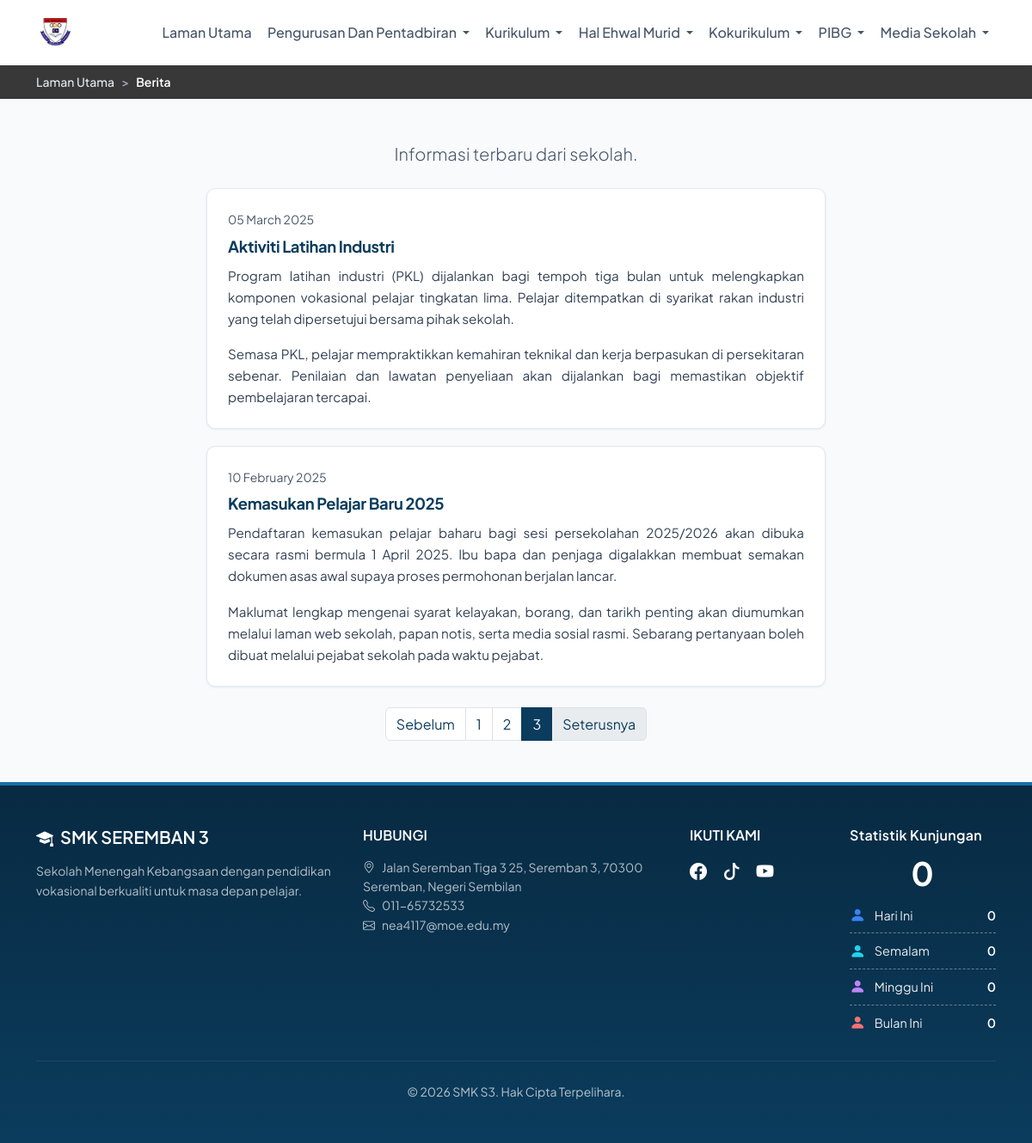
Page /news.php?page=3 on the committed database.
### tables this page shows
CREATE TABLE IF NOT EXISTS news (
    id INT AUTO_INCREMENT PRIMARY KEY,
    title VARCHAR(255) NOT NULL,
    slug VARCHAR(255) NOT NULL UNIQUE,
    excerpt TEXT,
    content TEXT,
    image_url VARCHAR(500) DEFAULT NULL,
    published_at DATETIME DEFAULT NULL,
    created_at TIMESTAMP DEFAULT CURRENT_TIMESTAMP,
    updated_at TIMESTAMP DEFAULT CURRENT_TIMESTAMP ON UPDATE CURRENT_TIMESTAMP
);

### includes/functions.php (called while the page is built, shortened)
<?php
function smks3_news_body_html(?string $content, ?string $fallbackExcerpt = ''): string
{
    $content = trim((string) $content);
    if ($content !== '') {
        if (preg_match('/<[a-z][a-z0-9]*\b/i', $content)) {
            return $content;
        }
        return smks3_plain_text_to_paragraphs($content);
    }
    return '';
}
function smks3_fetch_published_news_paginated(int $page, int $perPage = 3): ?array
{
    $perPage = max(1, min(50, $perPage));
    $page = max(1, $page);
    try {
        $pdo = getConnection();
        $total = (int) $pdo->query('SELECT COUNT(*) FROM news WHERE published_at IS NOT NULL')->fetchColumn();
        $totalPages = max(1, (int) ceil($total / $perPage));
        $page = min($page, $totalPages);
        $offset = ($page - 1) * $perPage;
        $stmt = $pdo->prepare(
            'SELECT id, title, slug, excerpt, content, published_at FROM news WHERE published_at IS NOT NULL ORDER BY published_at DESC LIMIT :lim OFFSET :off'
        );
        $stmt->bindValue(':lim', $perPage, PDO::PARAM_INT);
        $stmt->bindValue(':off', $offset, PDO::PARAM_INT);
        $stmt->execute();
        $items = $stmt->fetchAll(PDO::FETCH_ASSOC);
        return [
            'items' => $items,
            'total' => $total,
            'total_pages' => $totalPages,
            'page' => $page,
            'per_page' => $perPage,
        ];
    } catch (Throwable $e) {
        return null;
    }
}
function smks3_news_article_url(array $n): string
{
    $slug = isset($n['slug']) ? trim((string) $n['slug']) : '';
    if ($slug !== '' && preg_match('/^[a-zA-Z0-9_-]+$/', $slug)) {
        return 'news.php?' . http_build_query(['slug' => $slug]);
    }
    return 'news.php';
}

### news.php (the view, shortened to what this page needs)
<?php
require_once __DIR__ . '/includes/functions.php';
$news_item = null;
$news_per_page = 3;
$news_page_items = [];
$pagination = ['page' => 1, 'per_page' => $news_per_page, 'total' => 0, 'total_pages' => 1];
if (!$news_item) {
    $listPage = isset($_GET['page']) && ctype_digit((string) $_GET['page']) ? max(1, (int) $_GET['page']) : 1;
    $paginated = smks3_fetch_published_news_paginated($listPage, $news_per_page);
    if ($paginated !== null && $paginated['total'] > 0) {
        $news_page_items = $paginated['items'];
        $pagination = $paginated;
    }
}
require_once __DIR__ . '/includes/header.php';
?>
<?php if ($news_item) : ?>
<section class="py-5">
    <div class="container">
        <article class="mx-auto" style="max-width: 720px;">
            <small class="text-muted"><?= date('d F Y', strtotime($news_item['published_at'])) ?></small>
            <h1 class="fw-bold mt-2 mb-4"><?= htmlspecialchars($news_item['title']) ?></h1>
            <div class="content news-article-content">
                <?= smks3_news_body_html($news_item['content'] ?? '', $news_item['excerpt'] ?? '') ?>
            </div>
            <a href="news.php" class="btn btn-outline-primary mt-4">← Kembali ke Berita</a>
        </article>
    </div>
</section>
<?php else : ?>
<section class="py-5 bg-light">
    <div class="container">
        <p class="text-muted lead mb-4 text-center">Informasi terbaru dari sekolah.</p>
        <?php $p = $pagination; ?>
        <div class="news-archive-feed">
            <?php foreach ($news_page_items as $n) : ?>
            <article class="news-archive-feed__post">
                <div class="card-body p-4">
                    <time class="text-muted small d-block mb-2" datetime="<?= date('Y-m-d', strtotime($n['published_at'])) ?>"><?= date('d F Y', strtotime($n['published_at'])) ?></time>
                    <h2 class="news-archive-feed__title mb-2 h5">
                        <a href="<?= htmlspecialchars(smks3_news_article_url($n), ENT_QUOTES, 'UTF-8') ?>" class="text-decoration-none"><?= htmlspecialchars($n['title']) ?></a>
                    </h2>
                    <div class="news-archive-feed__body news-article-content mb-0">
                        <?= smks3_news_body_html($n['content'] ?? '', $n['excerpt'] ?? '') ?>
                    </div>
                </div>
            </article>
            <?php endforeach; ?>
        </div>
        <?php if ($p['total_pages'] > 1) : ?>
        <nav class="mt-4 news-archive-pagination" aria-label="Penomboran halaman berita">
            <ul class="pagination justify-content-center flex-wrap mb-0">
                <li class="page-item<?= $p['page'] <= 1 ? ' disabled' : '' ?>">
                    <a class="page-link" href="<?= $p['page'] <= 1 ? '#' : 'news.php?' . http_build_query(['page' => $p['page'] - 1]) ?>"<?= $p['page'] <= 1 ? ' tabindex="-1" aria-disabled="true"' : '' ?>>Sebelum</a>
                </li>
                <?php for ($i = 1; $i <= $p['total_pages']; $i++) : ?>
                <li class="page-item<?= $i === $p['page'] ? ' active' : '' ?>">
                    <a class="page-link" href="news.php?<?= http_build_query(['page' => $i]) ?>"<?= $i === $p['page'] ? ' aria-current="page"' : '' ?>><?= $i ?></a>
                </li>
                <?php endfor; ?>
                <li class="page-item<?= $p['page'] >= $p['total_pages'] ? ' disabled' : '' ?>">
                    <a class="page-link" href="<?= $p['page'] >= $p['total_pages'] ? '#' : 'news.php?' . http_build_query(['page' => $p['page'] + 1]) ?>"<?= $p['page'] >= $p['total_pages'] ? ' tabindex="-1" aria-disabled="true"' : '' ?>>Seterusnya</a>
                </li>
            </ul>
        </nav>
        <?php endif; ?>
    </div>
</section>
<?php endif; ?>
<?php require_once __DIR__ . '/includes/footer.php'; ?>

### includes/header.php (style rules this page uses)
:root { --school-primary: #0B3C5D; --school-primary-light: #0d4a73; --school-primary-dark: #082a42; --school-accent: #1a6fa8; --nav-active-bg: #3a8cc4; --nav-active-bg-hover: #2f7aad; --school-bg-subtle: #f8fafc; --school-border: #e2e8f0; --bs-primary: #0B3C5D; --bs-primary-rgb: 11, 60, 93; --bs-body-font-family: 'Plus Jakarta Sans', -apple-system, BlinkMacSystemFont, sans-serif; }
body { font-family: var(--bs-body-font-family); color: #1e293b; line-height: 1.6; }
body.site-nav-fixed { padding-top: var(--site-navbar-height, 4.75rem); }
a:not(.nav-link):not(.navbar-brand):not(footer a) { color: var(--school-primary); }
.bg-light { background: var(--school-bg-subtle) !important; }
section { padding-top: 3.5rem; padding-bottom: 3.5rem; }
section h2 { font-size: 1.65rem; margin-bottom: 2rem; }
section h1, section h2 { font-weight: 700; color: var(--school-primary-dark); letter-spacing: -0.02em; }
section .lead { color: #475569 !important; }
.text-muted { color: #52606d !important; }
section .text-muted, .card-text.text-muted { color: #475569 !important; }
.card-body p, .card .card-text { color: #334155 !important; }
.news-article-content p { margin-bottom: 1rem; text-align: justify; text-justify: inter-word; }
.news-article-content p:last-child { margin-bottom: 0; }
section p, section li { color: #334155; }

### news.php (style rules this page uses)
.news-archive-feed { max-width: 720px; margin: 0 auto; }
.news-archive-feed__post { background: #fff; border-radius: 10px; box-shadow: 0 1px 3px rgba(11, 60, 93, 0.08); border: 1px solid var(--school-border, #e2e8f0); margin-bottom: 1.25rem; transition: box-shadow 0.2s ease; }
.news-archive-feed__post:last-child { margin-bottom: 0; }
.news-archive-feed__title { color: var(--school-primary-dark, #082a42); font-weight: 700; font-size: 1.15rem; line-height: 1.35; }
.news-archive-feed__body { color: #334155; font-size: 0.95rem; line-height: 1.65; }
.news-archive-pagination .page-item.active .page-link { color: #fff !important; background-color: var(--school-primary, #0B3C5D); border-color: var(--school-primary, #0B3C5D); }

### rows in the picture
news: published_at "05 March 2025", title "Aktiviti Latihan Industri", smks3_news_body_html($n['content'] ?? '', $n['excerpt'] ?? '') "Program latihan industri (PKL) dijalankan bagi tempoh tiga bulan untuk melengkapkan komponen vokasional pelajar tingkatan lima. Pelajar ditempatkan di syarikat rakan industri yang telah dipersetujui bersama pihak sekolah. Semasa PKL, pelajar mempraktikkan kemahiran teknikal dan kerja berpasukan di persekitaran sebenar. Penilaian dan lawatan penyeliaan akan dijalankan bagi memastikan objektif pembelajaran tercapai."
news: published_at "10 February 2025", title "Kemasukan Pelajar Baru 2025", smks3_news_body_html($n['content'] ?? '', $n['excerpt'] ?? '') "Pendaftaran kemasukan pelajar baharu bagi sesi persekolahan 2025/2026 akan dibuka secara rasmi bermula 1 April 2025. Ibu bapa dan penjaga digalakkan membuat semakan dokumen asas awal supaya proses permohonan berjalan lancar. Maklumat lengkap mengenai syarat kelayakan, borang, dan tarikh penting akan diumumkan melalui laman web sekolah, papan notis, serta media sosial rasmi. Sebarang pertanyaan boleh dibuat melalui pejabat sekolah pada waktu pejabat."

### other values in the picture
$label "Laman Utama"
$label "Berita"
$smks3_visit_stats['total'] "0"
$smks3_visit_stats['today'] "0"
$smks3_visit_stats['yesterday'] "0"
$smks3_visit_stats['week'] "0"
$smks3_visit_stats['month'] "0"
